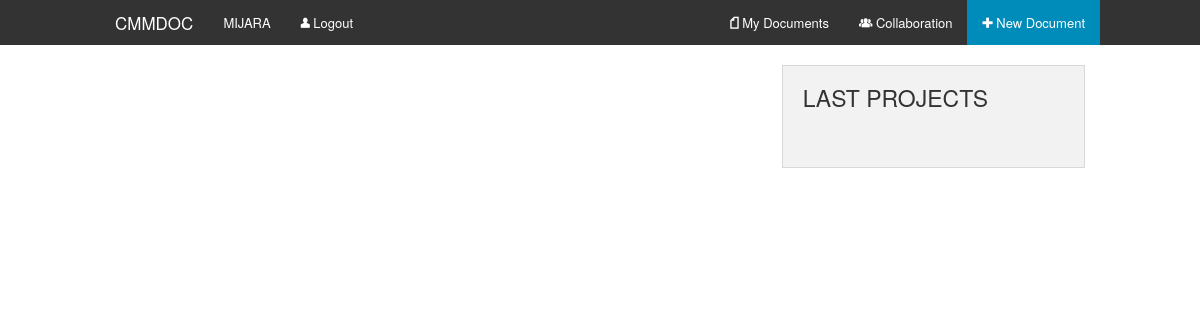
Before: /dashboard/ (signed in) with the older database file.
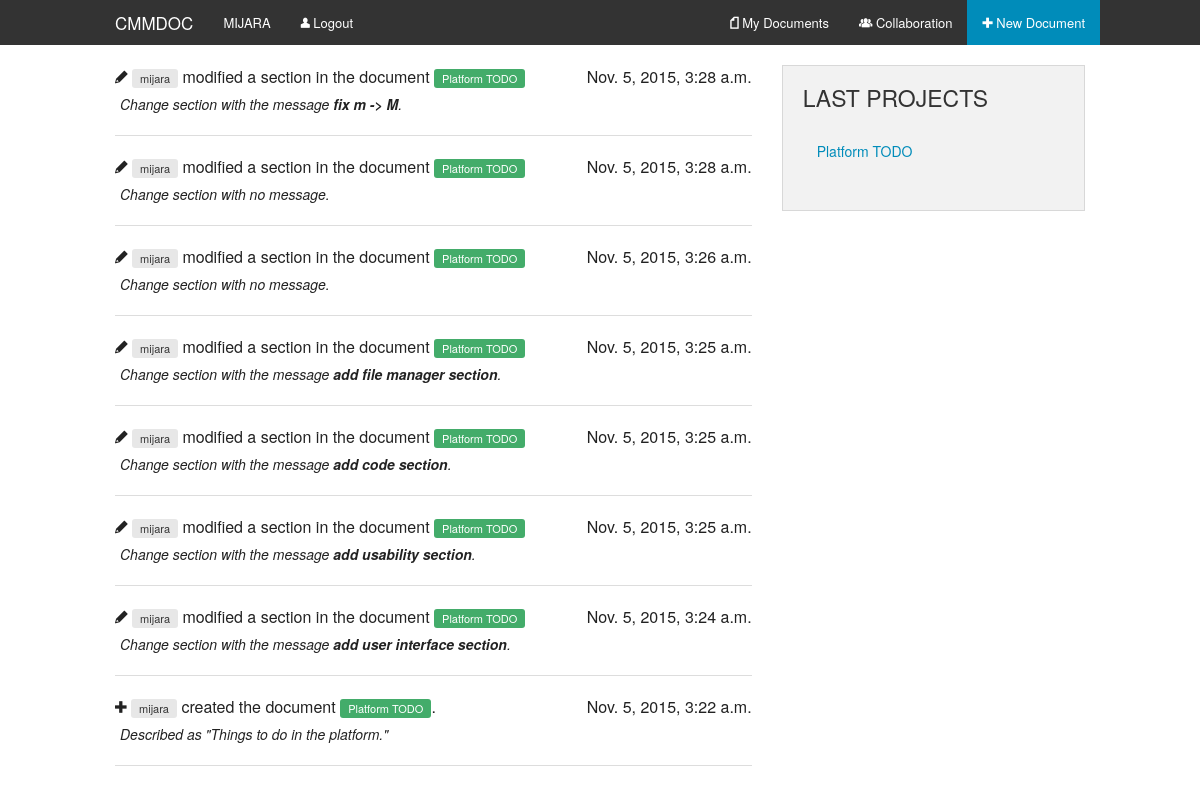
After: the same page with the newer database file.
### edit/models.py (models this page shows, shortened)
class ChangeNotification(models.Model):
    document = models.ForeignKey(Document)
    section = models.ForeignKey(Section, null=True)
    modify_time = models.DateTimeField(auto_now_add=True)
    modifier = models.ForeignKey(User)
    message = models.CharField(max_length=255, null=True, blank=True)
    class Meta:
        ordering = ['-modify_time']

class Document(models.Model):
    title = models.CharField(max_length=256)
    description = models.CharField(max_length=256)
    create_time = models.DateTimeField(auto_now_add=True)
    last_modified = models.DateTimeField(auto_now=True)
    owner = models.ForeignKey(User, related_name='document_owner')
    users = models.ManyToManyField(User)

### dashboard/views.py (the view)
# urls.py: url(r'^', include('dashboard.urls', namespace='dashboard')),
@login_required(login_url=login)
def dashboard(request):
    documents = request.user.document_owner.get_queryset() | request.user.document_set.get_queryset()
    documents = documents.distinct().order_by('-last_modified')[:5]
    notifications = QuerySet(model=models.ChangeNotification)
    for document in documents:
        notifications |= document.changenotification_set.get_queryset()[:5]
    return render(request, 'dashboard/dashboard.html', {
        'documents': documents,
        'notifications': notifications.order_by('-modify_time').all()
    })

### cmdoc/templates/dashboard/dashboard.html
{% extends 'base.html' %}
{% block content %}
<div class="row">
    <div class="large-8 columns">
        {% include 'edit/notifications.html' %}
    </div>
    <div class="large-4 columns">
        <div class="panel">
            <h4 class="uppercase">Last projects</h4>
            <ul class="side-nav">
                {% for document in documents %}
                <li><a href="{% url 'edit:index' document.id %}">{{ document.title }}</a></li>
                {% endfor %}
            </ul>
        </div>
    </div>
</div>
{% endblock %}

### cmdoc/templates/edit/notifications.html
{% for notification in notifications %}
    {% if notification.section %}
        <i class="fi-pencil"></i>
        <span class="label secondary radius">{{ notification.modifier.username }}</span> modified a section in the document
        <a class="label success radius"
           href="{% url 'edit:index' notification.document.id %}">{{ notification.document.title }}</a>
    {% else %}
        <i class="fi-plus"></i>
        <span class="label secondary radius">{{ notification.modifier.username }}</span> created the document
        <a class="label success radius"
           href="{% url 'edit:index' notification.document.id %}">{{ notification.document.title }}</a>.
    {% endif %}
    <span class="right">{{ notification.modify_time }}</span>
    <div class="change-message">
        {% if notification.section %}
            {% if notification.message %}
                Change section with the message <strong>{{ notification.message }}</strong>.
            {% else %}
                Change section with no message.
            {% endif %}
        {% else %}
            Described as "{{ notification.document.description }}"
        {% endif %}
    </div>
    <hr/>
{% endfor %}

Changed rows visible on the page:
added ChangeNotification: modifier.username "mijara", document "Platform TODO", modify_time "Nov. 5, 2015, 3:28 a.m.", message "fix m -> M"
added ChangeNotification: modifier.username "mijara", document "Platform TODO", modify_time "Nov. 5, 2015, 3:28 a.m.", message "Change section with no message."
added ChangeNotification: modifier.username "mijara", document "Platform TODO", modify_time "Nov. 5, 2015, 3:26 a.m.", message "Change section with no message."
added ChangeNotification: modifier.username "mijara", document "Platform TODO", modify_time "Nov. 5, 2015, 3:25 a.m.", message "add file manager section"
added ChangeNotification: modifier.username "mijara", document "Platform TODO", modify_time "Nov. 5, 2015, 3:25 a.m.", message "add code section"
added ChangeNotification: modifier.username "mijara", document "Platform TODO", modify_time "Nov. 5, 2015, 3:25 a.m.", message "add usability section"
added ChangeNotification: modifier.username "mijara", document "Platform TODO", modify_time "Nov. 5, 2015, 3:24 a.m.", message "add user interface section"
added ChangeNotification: modifier.username "mijara", document "Platform TODO", modify_time "Nov. 5, 2015, 3:22 a.m.", document.description "Things to do in the platform."
added Document: title "Platform TODO"
